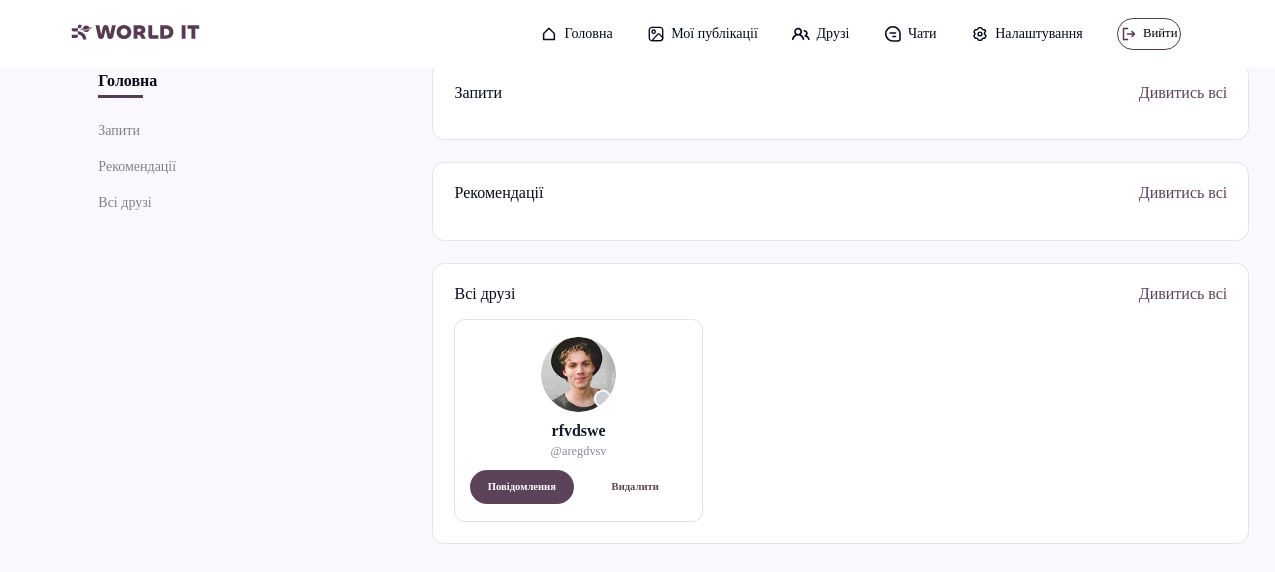
/friends/ (signed in), run on an earlier commit of the app's database.
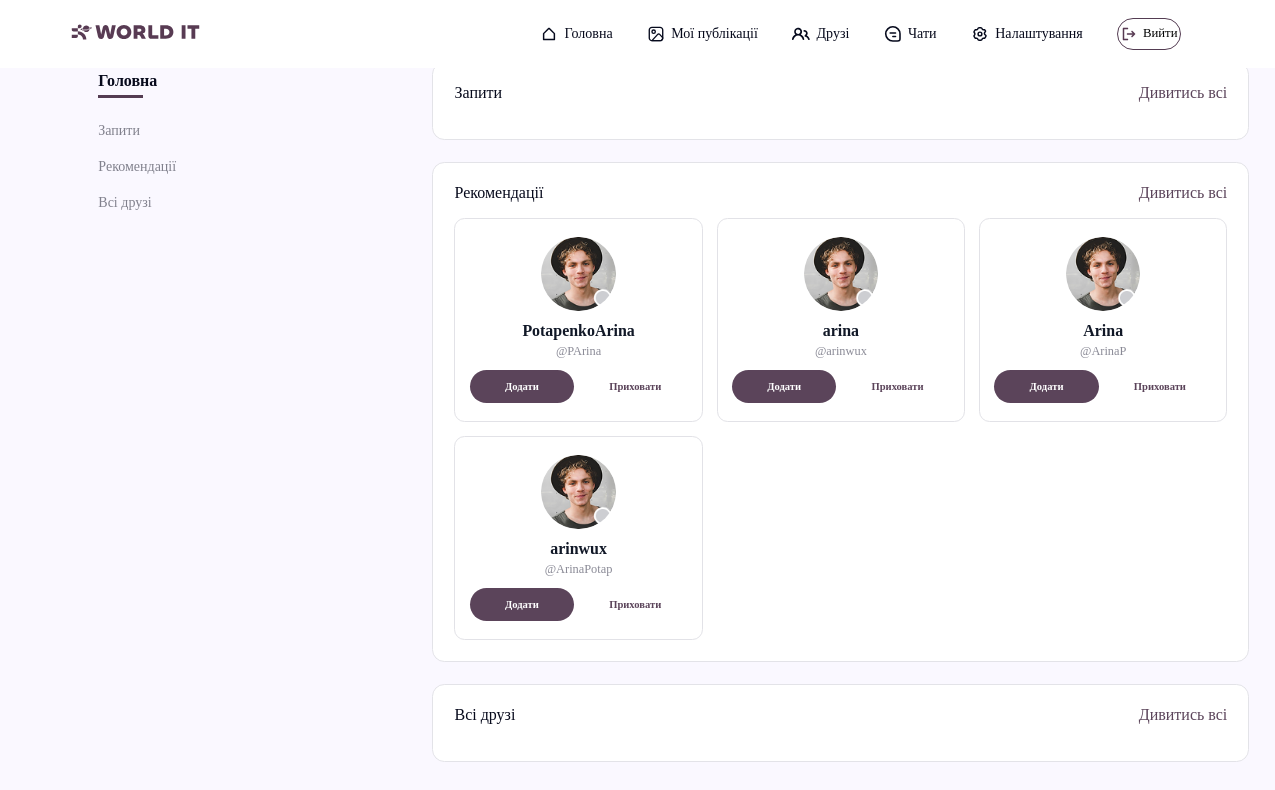
And on a later commit of the database.
### user_app/models.py (models this page shows)
class User(AbstractUser):
    username = models.CharField(
        max_length= 150,
        blank= True,
        null= True
    )
    email = models.EmailField(
        unique= True
    )
    USERNAME_FIELD = 'email'
    REQUIRED_FIELDS = []

### user_app/views.py (the view)
# urls.py: path('friends/', FriendTemplateView.as_view(), name='friends'),
class FriendTemplateView(LoginRequiredMixin, TemplateView):
    template_name = 'user_app/friends.html'
    def get_context_data(self, **kwargs):
        context = super().get_context_data(**kwargs)
        user = self.request.user
        context['friend_requests'] = get_user_by_section(user, 'requests')
        context['recommendations'] = get_user_by_section(user, 'recommendations')
        context['friends'] = get_user_by_section(user, 'friends')
        return context

### chat_app/context_processors.py (called while the page is built, shortened)
def sidebar_chats_processor(request):
    if not request.user.is_authenticated:
        return {}
    try:
        active_chats = Chat.objects.filter(users=request.user).annotate(
            last_msg_time=Max("messages__created_at")
        ).order_by("-last_msg_time")[:3]
        recent_chats_list = []
        for chat in active_chats:
            last_message = chat.messages.order_by("-created_at").first()
            if chat.is_group:
                continue
            friend = chat.users.exclude(id=request.user.id).first()
            if not friend:
                continue
        return {"sidebar_recent_chats": recent_chats_list}
    except Exception:
        return {"sidebar_recent_chats": []}

### user_app/templates/user_app/friends.html (shortened to what this page needs)
{% extends 'base.html' %}
{% load static %}
{% block links %}
    <link rel="stylesheet" href="{% static 'user_app/css/side_panel.css' %}">
    <link rel="stylesheet" href="{% static 'user_app/css/friends.css' %}">
    <link rel="stylesheet" href="{% static 'css/base.css' %}">
{% endblock links %}
{% block side-panel %}
    <div class="friends-panel">
        <h3 class="sidebar-main-link active-link" data-target="main">
            Головна
            <hr>
        </h3>
        <p class="see-all-btn" data-target="requests">Запити</p>
        <p class="see-all-btn" data-target="recommendations">Рекомендації</p>
        <p class="see-all-btn" data-target="friends">Всі друзі</p>
    </div>
{% endblock %}
{% block content %}
    <section class="friends-container-section" data-action-url="{% url 'handle_friendship' %}">
        {% include 'user_app/particles/friends_request.html' %}
        {% include 'user_app/particles/friend_recommendations.html' %}
        {% include 'user_app/particles/all_friends.html' %}
    </section>
{% endblock content %}

### user_app/templates/user_app/particles/friend_recommendations.html (shortened to what this page needs)
{% load static %}
<section class="recommendations-section" id="sec-recommendations">
    <div class="row-bar">
        <h2>Рекомендації</h2>
        <p class="see-all-btn" data-target="recommendations">Дивитись всі</p>
    </div>
    <div class="cards-container">
        {% for profile in recommendations %}
            <a href="{% url 'user_profile' username=profile.username|default:profile.id %}" style="text-decoration: none; width: 100%; color: inherit;">
                <div class="friend-card user-card" data-user-id="{{ profile.id }}" data-username="{{ profile.username|default:profile.id }}">
                    <img src="{% if profile.avatar %}{{ profile.avatar.url }}{% else %}{% static 'icons/User1.png' %}{% endif %}" alt="User">
                    <div class="friend-info">
                        <h1>
                            {% if profile.first_name or profile.last_name %}
                                {{ profile.first_name }} {{ profile.last_name }}
                            {% else %}
                                Користувач #{{ profile.id }}
                            {% endif %}
                        </h1>
                        <h3>@{{ profile.username|default:profile.id }}</h3>
                    </div>
                    <div class="buttons-container">
                        <button class="add-btn friend-btn" type="button">Додати</button>
                        <button class="remove-rec-btn friend-btn" type="button" onclick="event.stopPropagation(); event.preventDefault();" data-id="{{ profile.id }}">Приховати</button>
                    </div>
                </div>
            </a>
        {% endfor %}
    </div>
</section>

### user_app/templates/user_app/particles/all_friends.html (shortened to what this page needs)
{% load static %}
<section class="friends-section" id="sec-friends">
    <div class="row-bar">
        <h2>Всі друзі</h2>
        <p class="see-all-btn" data-target="friends">Дивитись всі</p>
    </div>
    <div class="cards-container">
        {% for friend in friends %}
            <a href="{% url 'user_profile' username=friend.username|default:friend.id %}" style="text-decoration: none; width: 100%; color: inherit;">
                <div class="friend-card user-card" data-user-id="{{ friend.id }}" data-username="{{ friend.username|default:friend.id }}">
                    <img src="{% if friend.avatar %}{{ friend.avatar.url }}{% else %}{% static 'icons/User1.png' %}{% endif %}" alt="User">
                    <div class="friend-info">
                        <h1>
                            {% if friend.first_name or friend.last_name %}
                                {{ friend.first_name }} {{ friend.last_name }}
                            {% else %}
                                Користувач #{{ friend.id }}
                            {% endif %}
                        </h1>
                        <h3>@{{ friend.username|default:friend.id }}</h3>
                    </div>
                    <div class="buttons-container">
                        <button class="msg-btn" type="button">Повідомлення</button>
                        <button class="remove-friend-btn friend-btn" type="button">Видалити</button>
                    </div>
                </div>
            </a>
        {% endfor %}
    </div>
</section>

What changed in the data, as far as the page shows it:
removed User: first_name "rfvdswe", username "aregdvsv", shown under "Всі друзі"
added User: first_name "PotapenkoArina", username "PArina", shown under "Рекомендації"
added User: first_name "arina", username "arinwux", shown under "Рекомендації"
added User: first_name "Arina", username "ArinaP", shown under "Рекомендації"
added User: first_name "arinwux", username "ArinaPotap", shown under "Рекомендації"
